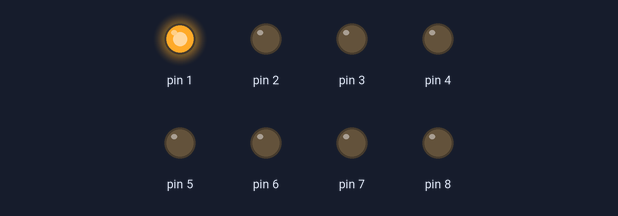
This sketch was run on a simulated Arduino Uno, built with avr-gcc and run on an emulated ATmega328P. Shown: output pins drawn as LEDs (lit = HIGH).

Above: at 0.05 s.
At 0.65 s:
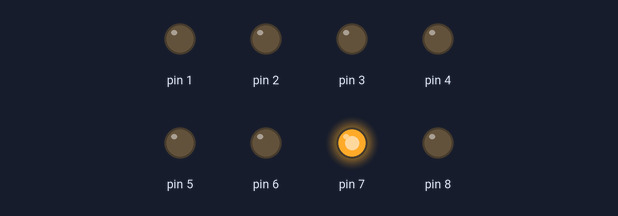
At 1.25 s:
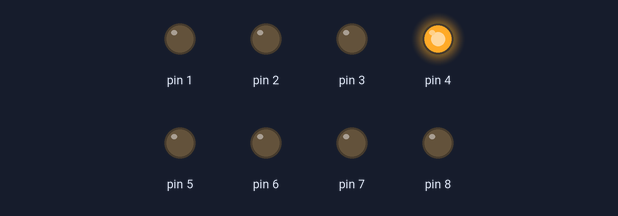
At 1.75 s:
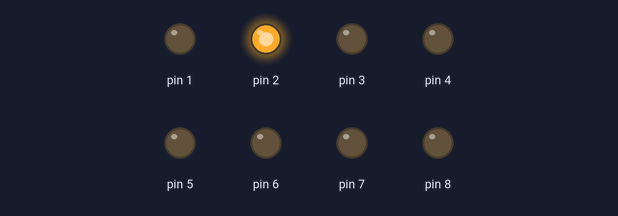
At 2.4 s:
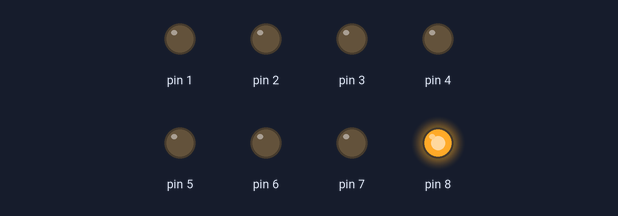
At 3.45 s:
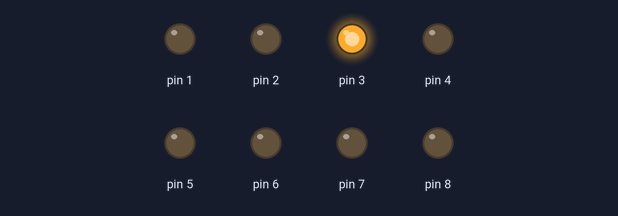
Timing chart, 0 to 3.8 s (numbered marks = the images above):
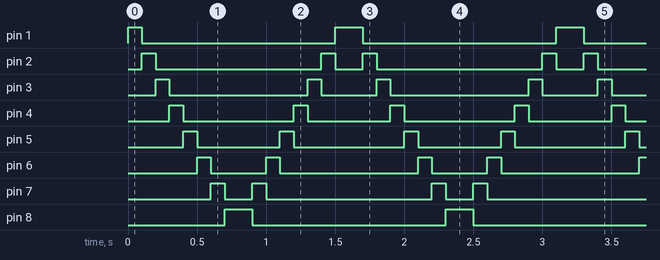

Measured:
- by itself, pin 1: repeats every 1.6 s: LOW 1.4 s, HIGH 0.20 s
- by itself, pin 2: repeats every 1.6 s: LOW 1.2 s, HIGH 0.10 s, LOW 0.20 s, HIGH 0.10 s
- by itself, pin 3: repeats every 1.6 s: LOW 1.0 s, HIGH 0.10 s, LOW 0.40 s, HIGH 0.10 s
- by itself, pin 4: repeats every 1.6 s: LOW 0.80 s, HIGH 0.10 s, LOW 0.60 s, HIGH 0.10 s
- by itself, pin 5: repeats every 1.6 s: LOW 0.60 s, HIGH 0.10 s, LOW 0.80 s, HIGH 0.10 s
- by itself, pin 6: repeats every 1.6 s: LOW 0.40 s, HIGH 0.10 s, LOW 1.0 s, HIGH 0.10 s
- by itself, pin 7: repeats every 1.6 s: LOW 0.20 s, HIGH 0.10 s, LOW 1.2 s, HIGH 0.10 s
- by itself, pin 8: alternates HIGH for 0.20 s and LOW for 1.4 s

The sketch:

Opdracht1Arduino.ino.ino
```cpp
//Voor de onderstaande opdracht is er gebruik gemaakt van bestaande code gevonden via de onderstaande link
//https://docs.arduino.cc/built-in-examples/control-structures/ForLoopIteration

//Voor de setup wordt er een loop gebruikt om alle pinnen aan te spreken en als OUTPUT te registreren
void setup() {
  for (int ledPin = 1; ledPin < 9; ledPin++)
  {
    pinMode(ledPin, OUTPUT);
  }
}

void loop() {
  //De loop begint bij ledpin 1 en blijft het doorlopen totdat het pin8 heeft bereikt
  //en gaat dan verder met de volgende loop
  for (int ledPin = 1; ledPin < 9; ledPin++) {

    //Zet de ledpin aan
    digitalWrite(ledPin, HIGH);

    //Zorgt dat er een kleine delay is zodat het niet te snel gaat
    delay(100);

    //Zet de pin vervolgens weer uit
    digitalWrite(ledPin, LOW);

  }
  //Als het aan deze loop begint betekend het dat de vorige loop de 8e pin heeft bereikt
  //Deze loop zorgt er dan weer voor dat het terug afloopt naar de eerste pin
  //en begint dan weer opnieuw met de eerste loop
  for (int ledPin = 8; ledPin >= 1; ledPin--) {

    //Zet de pin aan
    digitalWrite(ledPin, HIGH);

    delay(100);

    //Zet pin weer uit
    digitalWrite(ledPin, LOW);

  }
}
```
